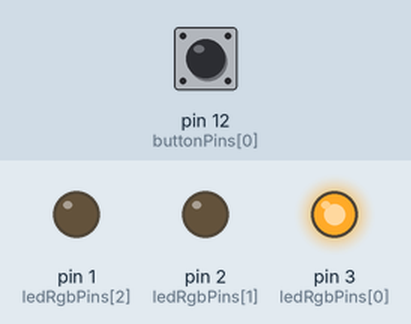
Recording of a sketch running on a simulated Arduino Mega 2560, built with avr-gcc and run on an emulated ATmega2560. Shown: output pins drawn as LEDs (lit = HIGH). The test bench sets the inputs (shaded band); at power-on: pin 12 (buttonPins[0]) LOW.

Above: at 0.1 s.
Timing chart, 0 to 1.6 s (numbered marks = the images above):
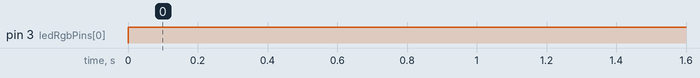

The sketch:

src.ino
```cpp
//  _ ___ _______     ___ ___ ___  ___ _   _ ___ _____ ___
// / |_  )__ /   \   / __|_ _| _ \/ __| | | |_ _|_   _/ __|
// | |/ / |_ \ |) | | (__ | ||   / (__| |_| || |  | | \__ \
// |_/___|___/___/   \___|___|_|_\\___|\___/|___| |_| |___/
//
// Board Computer 2
//
// Made by roberto debarba

const int ledRgbPins[] = { 3, 2, 1 };
const int buttonPins[] = { 12, 11, 10, 9 };

void setupEntries() {
	for (int i = 0; i < 4; i++) {
		pinMode(buttonPins[i], INPUT);
	}

	for (int i = 0; i < 3; i++) {
		pinMode(ledRgbPins[i], OUTPUT);
	}
}

void setup() {
	setupEntries();
}

void startCar() {
	digitalWrite(ledRgbPins[0], LOW);
	digitalWrite(ledRgbPins[1], LOW);
	digitalWrite(ledRgbPins[2], HIGH);
}

void stopCar() {
	digitalWrite(ledRgbPins[0], HIGH);
	digitalWrite(ledRgbPins[1], LOW);
	digitalWrite(ledRgbPins[2], LOW);
}

boolean isPressed(int buttonKey) {
	return (digitalRead(buttonPins[buttonKey]) == HIGH);
}

boolean checkStart() {
	const int PORTA = 0;
	const int CINTO = 1;
	const int MARCHA = 2;
	const int EMBREAGEM = 3;
	return (isPressed(PORTA) && isPressed(CINTO) && !isPressed(MARCHA)
		|| isPressed(PORTA) && isPressed(CINTO) && isPressed(MARCHA) && isPressed(EMBREAGEM));
}

void loop() {
	if (checkStart()) {
		startCar();
	} else {
		stopCar();
	}
}
```

Measured:
- by itself, pin 3 (ledRgbPins[0]): LOW → HIGH at 0.00 s
